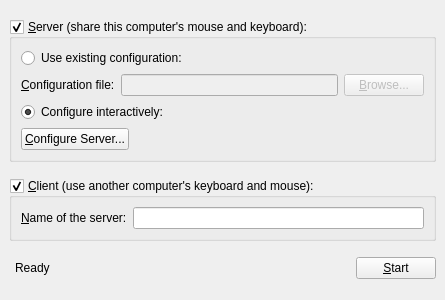
<?xml version="1.0" encoding="UTF-8"?>
<ui version="4.0">
 <class>MainWindowBase</class>
 <widget class="QMainWindow" name="MainWindowBase">
  <property name="geometry">
   <rect>
    <x>0</x>
    <y>0</y>
    <width>445</width>
    <height>300</height>
   </rect>
  </property>
  <property name="sizePolicy">
   <sizepolicy hsizetype="Fixed" vsizetype="Fixed">
    <horstretch>0</horstretch>
    <verstretch>0</verstretch>
   </sizepolicy>
  </property>
  <property name="minimumSize">
   <size>
    <width>445</width>
    <height>300</height>
   </size>
  </property>
  <property name="maximumSize">
   <size>
    <width>445</width>
    <height>400</height>
   </size>
  </property>
  <property name="windowTitle">
   <string>Synergy</string>
  </property>
  <widget class="QWidget" name="centralwidget">
   <layout class="QGridLayout">
    <item row="5" column="3">
     <widget class="QPushButton" name="m_pButtonToggleStart">
      <property name="text">
       <string>&amp;Start</string>
      </property>
     </widget>
    </item>
    <item row="1" column="0" colspan="4">
     <widget class="QGroupBox" name="m_pGroupServer">
      <property name="sizePolicy">
       <sizepolicy hsizetype="Preferred" vsizetype="Fixed">
        <horstretch>0</horstretch>
        <verstretch>0</verstretch>
       </sizepolicy>
      </property>
      <property name="title">
       <string>&amp;Server (share this computer's mouse and keyboard):</string>
      </property>
      <property name="checkable">
       <bool>true</bool>
      </property>
      <property name="checked">
       <bool>true</bool>
      </property>
      <layout class="QVBoxLayout">
       <item>
        <widget class="QRadioButton" name="m_pRadioExternalConfig">
         <property name="text">
          <string>Use existing configuration:</string>
         </property>
        </widget>
       </item>
       <item>
        <layout class="QHBoxLayout">
         <item>
          <widget class="QLabel" name="m_pLabelConfigurationFile">
           <property name="text">
            <string>&amp;Configuration file:</string>
           </property>
           <property name="buddy">
            <cstring>m_pLineEditConfigFile</cstring>
           </property>
          </widget>
         </item>
         <item>
          <widget class="QLineEdit" name="m_pLineEditConfigFile">
           <property name="enabled">
            <bool>false</bool>
           </property>
          </widget>
         </item>
         <item>
          <widget class="QPushButton" name="m_pButtonBrowseConfigFile">
           <property name="enabled">
            <bool>false</bool>
           </property>
           <property name="text">
            <string>&amp;Browse...</string>
           </property>
          </widget>
         </item>
        </layout>
       </item>
       <item>
        <widget class="QRadioButton" name="m_pRadioInternalConfig">
         <property name="text">
          <string>Configure interactively:</string>
         </property>
         <property name="checked">
          <bool>true</bool>
         </property>
        </widget>
       </item>
       <item>
        <layout class="QHBoxLayout">
         <item>
          <widget class="QPushButton" name="m_pButtonConfigureServer">
           <property name="text">
            <string>&amp;Configure Server...</string>
           </property>
          </widget>
         </item>
         <item>
          <spacer>
           <property name="orientation">
            <enum>Qt::Horizontal</enum>
           </property>
           <property name="sizeHint" stdset="0">
            <size>
             <width>40</width>
             <height>20</height>
            </size>
           </property>
          </spacer>
         </item>
        </layout>
       </item>
      </layout>
     </widget>
    </item>
    <item row="2" column="0" colspan="4">
     <widget class="QGroupBox" name="m_pGroupClient">
      <property name="sizePolicy">
       <sizepolicy hsizetype="Preferred" vsizetype="Fixed">
        <horstretch>0</horstretch>
        <verstretch>0</verstretch>
       </sizepolicy>
      </property>
      <property name="title">
       <string>&amp;Client (use another computer's keyboard and mouse):</string>
      </property>
      <property name="checkable">
       <bool>true</bool>
      </property>
      <layout class="QGridLayout">
       <item row="0" column="0">
        <widget class="QLabel" name="m_pLabelServerName">
         <property name="text">
          <string>&amp;Name of the server:</string>
         </property>
         <property name="buddy">
          <cstring>m_pLineEditHostname</cstring>
         </property>
        </widget>
       </item>
       <item row="0" column="1">
        <widget class="QLineEdit" name="m_pLineEditHostname"/>
       </item>
      </layout>
     </widget>
    </item>
    <item row="5" column="1">
     <widget class="QLabel" name="m_pStatusLabel">
      <property name="text">
       <string>Ready</string>
      </property>
     </widget>
    </item>
    <item row="5" column="2">
     <spacer>
      <property name="orientation">
       <enum>Qt::Horizontal</enum>
      </property>
      <property name="sizeHint" stdset="0">
       <size>
        <width>40</width>
        <height>20</height>
       </size>
      </property>
     </spacer>
    </item>
   </layout>
  </widget>
  <action name="m_pActionAbout">
   <property name="text">
    <string>&amp;About Synergy...</string>
   </property>
  </action>
  <action name="m_pActionQuit">
   <property name="text">
    <string>&amp;Quit</string>
   </property>
   <property name="statusTip">
    <string>Quit</string>
   </property>
   <property name="shortcut">
    <string>Ctrl+Q</string>
   </property>
  </action>
  <action name="m_pActionStartSynergy">
   <property name="text">
    <string>&amp;Start</string>
   </property>
   <property name="statusTip">
    <string>Run</string>
   </property>
   <property name="shortcut">
    <string>Ctrl+S</string>
   </property>
  </action>
  <action name="m_pActionStopSynergy">
   <property name="enabled">
    <bool>false</bool>
   </property>
   <property name="text">
    <string>S&amp;top</string>
   </property>
   <property name="statusTip">
    <string>Stop</string>
   </property>
   <property name="shortcut">
    <string>Ctrl+T</string>
   </property>
  </action>
  <action name="actionShowStatus">
   <property name="text">
    <string>S&amp;how Status</string>
   </property>
   <property name="shortcut">
    <string>Ctrl+H</string>
   </property>
  </action>
  <action name="m_pActionMinimize">
   <property name="text">
    <string>&amp;Minimize</string>
   </property>
  </action>
  <action name="m_pActionRestore">
   <property name="text">
    <string>&amp;Restore</string>
   </property>
  </action>
  <action name="m_pActionSave">
   <property name="text">
    <string>Save configuration &amp;as...</string>
   </property>
   <property name="statusTip">
    <string>Save the interactively generated server configuration to a file.</string>
   </property>
   <property name="shortcut">
    <string>Ctrl+Alt+S</string>
   </property>
  </action>
  <action name="m_pActionSettings">
   <property name="text">
    <string>Settings</string>
   </property>
   <property name="statusTip">
    <string>Edit settings</string>
   </property>
  </action>
  <action name="m_pActionLogOutput">
   <property name="text">
    <string>Log output</string>
   </property>
   <property name="statusTip">
    <string>Open a window with output</string>
   </property>
  </action>
  <action name="m_pActionServices">
   <property name="text">
    <string>Services</string>
   </property>
  </action>
 </widget>
 <resources/>
 <connections>
  <connection>
   <sender>m_pButtonToggleStart</sender>
   <signal>clicked()</signal>
   <receiver>m_pActionStartSynergy</receiver>
   <slot>trigger()</slot>
   <hints>
    <hint type="sourcelabel">
     <x>361</x>
     <y>404</y>
    </hint>
    <hint type="destinationlabel">
     <x>-1</x>
     <y>-1</y>
    </hint>
   </hints>
  </connection>
  <connection>
   <sender>m_pRadioExternalConfig</sender>
   <signal>toggled(bool)</signal>
   <receiver>m_pLineEditConfigFile</receiver>
   <slot>setEnabled(bool)</slot>
   <hints>
    <hint type="sourcelabel">
     <x>156</x>
     <y>179</y>
    </hint>
    <hint type="destinationlabel">
     <x>169</x>
     <y>209</y>
    </hint>
   </hints>
  </connection>
  <connection>
   <sender>m_pRadioExternalConfig</sender>
   <signal>toggled(bool)</signal>
   <receiver>m_pButtonBrowseConfigFile</receiver>
   <slot>setEnabled(bool)</slot>
   <hints>
    <hint type="sourcelabel">
     <x>353</x>
     <y>182</y>
    </hint>
    <hint type="destinationlabel">
     <x>356</x>
     <y>211</y>
    </hint>
   </hints>
  </connection>
  <connection>
   <sender>m_pRadioInternalConfig</sender>
   <signal>toggled(bool)</signal>
   <receiver>m_pButtonConfigureServer</receiver>
   <slot>setEnabled(bool)</slot>
   <hints>
    <hint type="sourcelabel">
     <x>204</x>
     <y>244</y>
    </hint>
    <hint type="destinationlabel">
     <x>212</x>
     <y>274</y>
    </hint>
   </hints>
  </connection>
 </connections>
</ui>
